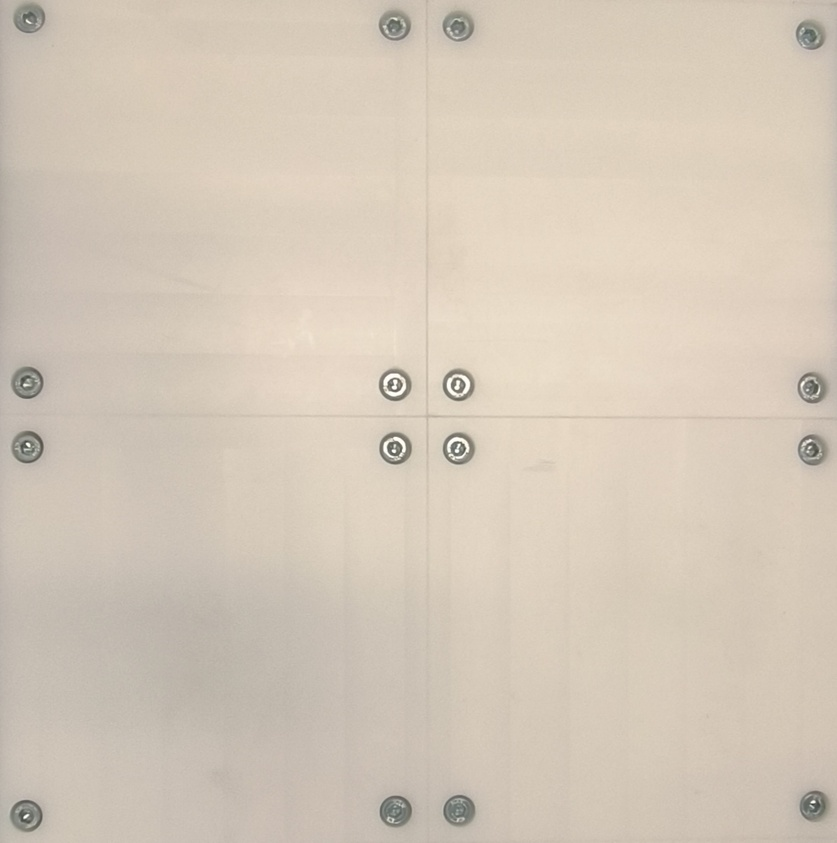
#> input picture plane_origin.jpg, 837 x 843 px, shrunk from 1195 x 1204 before the run
$ python revise_plane_image.py
#> lines starting #> are read from the running program, lines starting #| are printed output that depends on the picture
import cv2
from IPython import embed
import numpy as np
import os

img_path = "plane_origin.jpg"
assert os.path.exists(img_path)
img = cv2.imread(img_path)
#> img is the input picture: shape (843, 837, 3); mean B, G, R 185, 200.2, 212.2
img = np.maximum(img - 50, 0)
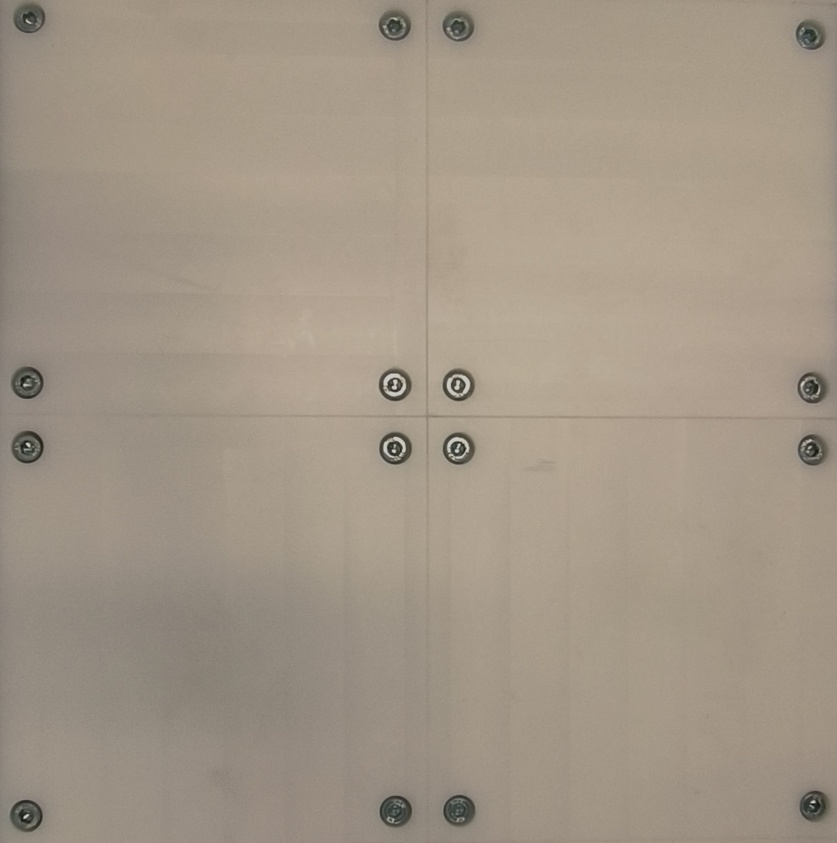
#> img: shape (843, 837, 3); mean B, G, R 135, 150.2, 162.2
cv2.imwrite("plane.jpg", img)
